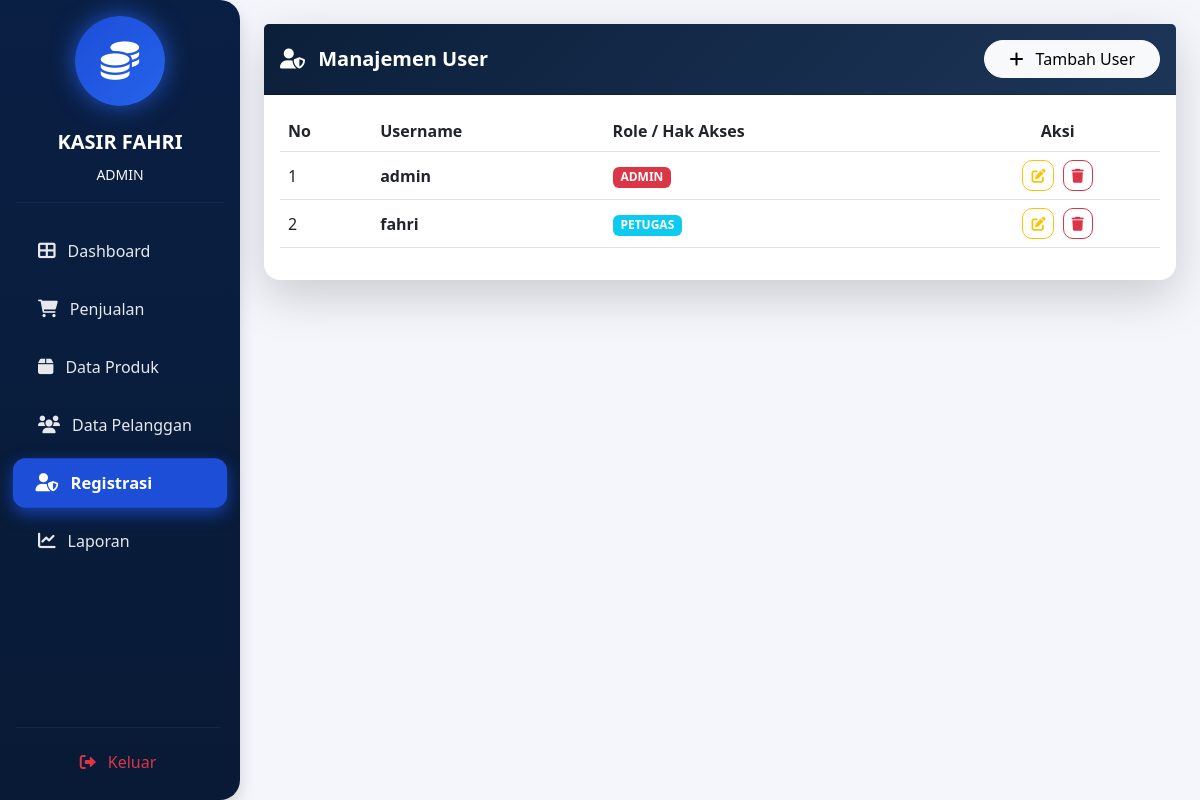
Screenshot of /admin/petugas/index.php (signed in) with the database file from the repository.
### tables this page shows
CREATE TABLE `user` (
  `UserID` int(11) NOT NULL,
  `Username` varchar(255) NOT NULL,
  `Password` varchar(255) NOT NULL,
  `Role` enum('admin','petugas') NOT NULL
);

### admin/petugas/index.php (the view, shortened to what this page needs)
<?php
include '../../main/connect.php';
?>
<!DOCTYPE html>
<html lang="id">
<head>
<link href="https://cdn.jsdelivr.net/npm/bootstrap@5.3.0/dist/css/bootstrap.min.css" rel="stylesheet">
<link rel="stylesheet" href="https://cdnjs.cloudflare.com/ajax/libs/font-awesome/6.0.0/css/all.min.css">
</head>
<body>
<div class="d-flex">
    <?php include '../../template/sidebar.php'; ?>
    <div class="container-fluid p-4">
        <div class="card shadow-lg border-0 rounded-4">
            <div class="card-header d-flex justify-content-between align-items-center py-3">
                <h5 class="fw-bold m-0">
                    <i class="fas fa-user-shield me-2"></i> Manajemen User
                </h5>
                <a href="tambah_petugas.php" class="btn btn-light rounded-pill px-4">
                    <i class="fas fa-plus me-2"></i> Tambah User
                </a>
            </div>
            <div class="card-body">
                <div class="table-responsive">
                    <table class="table table-hover align-middle">
                        <thead>
                            <tr>
                                <th>No</th>
                                <th>Username</th>
                                <th>Role / Hak Akses</th>
                                <th class="text-center">Aksi</th>
                            </tr>
                        </thead>
                        <tbody>
                        <?php
                        $no = 1;
                        $query = mysqli_query($conn, "SELECT * FROM user");
                        while($d = mysqli_fetch_array($query)){
                        ?>
                            <tr>
                                <td><?= $no++; ?></td>
                                <td class="fw-semibold"><?= $d['Username']; ?></td>
                                <td>
                                    <span class="badge <?= $d['Role']=='admin' ? 'badge-admin' : 'badge-petugas'; ?>">
                                        <?= strtoupper($d['Role']); ?>
                                    </span>
                                </td>
                                <td class="text-center">
                                    <a href="edit_petugas.php?id=<?= $d['UserID']; ?>"
                                       class="btn btn-sm btn-outline-warning btn-action me-1" title="Edit">
                                        <i class="fas fa-edit"></i>
                                    </a>
                                    <button onclick="confirmDelete(<?= $d['UserID']; ?>)"
                                            class="btn btn-sm btn-outline-danger btn-action" title="Hapus">
                                        <i class="fas fa-trash"></i>
                                    </button>
                                </td>
                            </tr>
                        <?php } ?>
                        </tbody>
                    </table>
                </div>
            </div>
        </div>
    </div>
</div>
</body>
</html>

### admin/petugas/index.php (style rules this page uses)
body { background:#f4f6fb; }
.card-header { background:linear-gradient(135deg,#0b1f3a,#1d3557); color:white; }
.table thead { background:#1d3557; color:white; }
.btn-action { transition: all 0.3s; border-radius: 10px; }
.badge-admin { background:#dc3545; }
.badge-petugas { background:#0dcaf0; }

### rows the page displays
user: Username "admin", Role "ADMIN"
user: Username "fahri", Role "PETUGAS"

### other values shown
$role "ADMIN"
